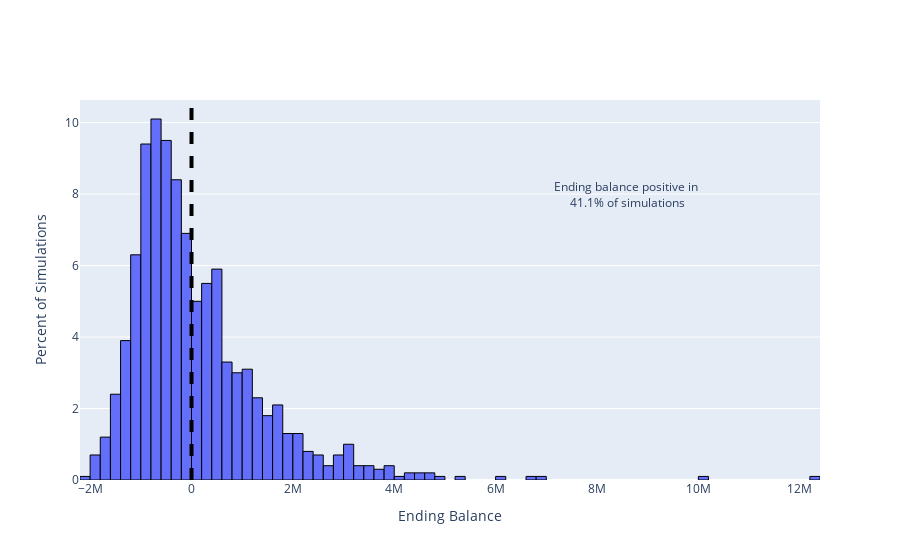

This figure's notebook cell:
### Code cell
# Plot the distribution of ending balances
fig = go.Figure()
trace= go.Histogram(x=sims.endbal, histnorm='percent',hovertemplate="<br>%{y:.2}% of simulations <br><extra></extra>")
fig.add_trace(trace)
# some formatting
fig.update_traces(marker_line_width=1, marker_line_color='black')
fig.layout.xaxis["title"] = "Ending Balance"
fig.layout.yaxis["title"] = "Percent of Simulations"
fig.add_vline(x=0, line_width=4, line_dash="dash", line_color="black")
fig.add_annotation(x=sims.endbal.max()*0.7, y=8,
            text="Ending balance positive in <br>"+f'{frac_pos:.1%} of simulations', showarrow=False)
fig.show()

### Figure 1 — Plotly figure (JSON) as saved in the notebook; plotly's stock layout.template omitted (floating-point values rounded to 4 significant figures; data arrays with more than 128 entries replaced by an {"elided": "..."} marker saying what was removed)
{"data": [{"histnorm": "percent", "hovertemplate": "<br>%{y:.2}% of simulations <br><extra></extra>", "marker": {"line": {"color": "black", "width": 1}}, "type": "histogram", "x": {"elided": "1000 float values"}}], "layout": {"annotations": [{"showarrow": false, "text": "Ending balance positive in <br>41.1% of simulations", "x": 8603000.0, "y": 8}], "shapes": [{"line": {"color": "black", "dash": "dash", "width": 4}, "type": "line", "x0": 0, "x1": 0, "xref": "x", "y0": 0, "y1": 1, "yref": "y domain"}], "xaxis": {"title": {"text": "Ending Balance"}}, "yaxis": {"title": {"text": "Percent of Simulations"}}}}
